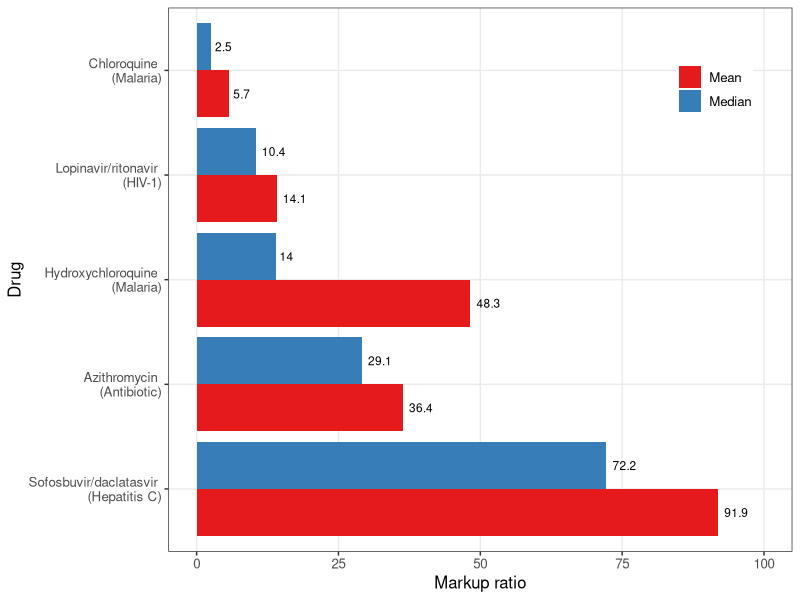
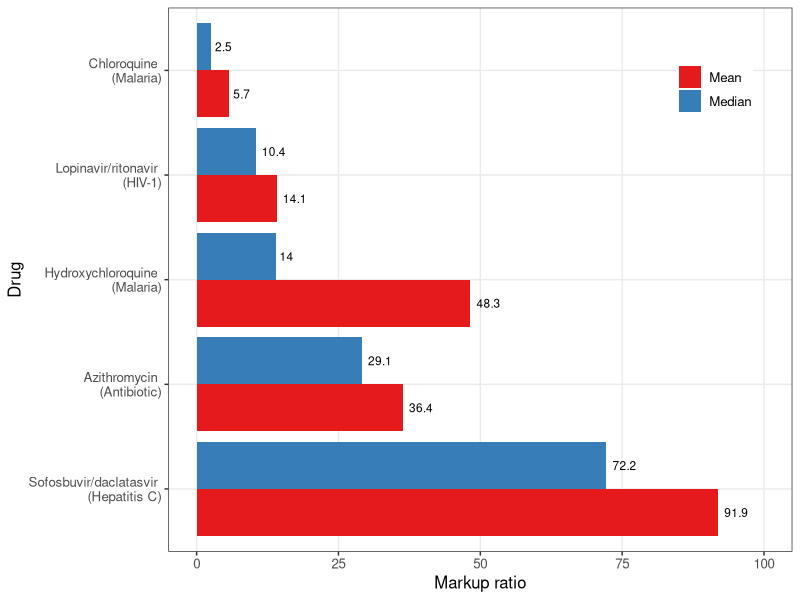

Write the R code that produced these figures, in order.
#' Scott Cohn
#' Markup Ratio Analysis
#' Paper: Minimum costs to manufacture new treatments for COVID-19
#' Authors: Andrew Hill, Junzheng Wang, Jacob Levi, Katie Heath, Joseph Fortunak
#' Journal: Journal of Virus Eradication 2020

# NOTE: List price (rounded to nearest USD$)

library(tidyverse)
library(plyr)

# Functions ---------------------------------------------------------------

estMarkup <- function(preTaxCost, tax, convRate){
  costAll = preTaxCost + (preTaxCost*convRate) + (preTaxCost*convRate*tax)
  
  return(costAll)
}

markupRatioFunc <- function(p, c){
  (p - c) / c
}

avg <- function(x) {
  c(mean = mean(x), median = median(x))
}

# Bowles Estimate ---------------------------------------------------------

tax = 0.27
preTaxCost = 18.01
convRate = 0.1

c_star = estMarkup(preTaxCost, tax, convRate)
print(c_star)

# Data Input --------------------------------------------------------------

## Lopinavir/ritonavir (lopRi)
# 14-day treatment course (400 mg once daily)

lopRi <- tibble(
  "drugID" = 1,
  "country" = c("USA_pharm", "USA_va", "SWE", "TUR", "GBR", "FRA", "IND", "CHN", "ZAF", "gloFund"),
  "cost_lopRi" = c(503, 349, 172, 149, 144, 97, 40, 17, 15, 9),
)

## Hydroxychloroquine (hyd)
# 14-day treatment course (400 mg once daily)

hyd <- tibble(
  "drugID" = 2,
  "country" = c("CHN", "USA_pharm", "MYS", "France", "GBR", "SWE", "BGD", "TUR", "USA_va", "IND"),
  "cost_hyd" = c(19, 18, 7, 5, 4, 3, 3, 3, 3, 2)
)

## Chloroquine (chl)
# 14-day treatment course (155 mg once daily)

chl <- tibble(
  "drugID" = 3,
  "country" = c("USA_pharm", "GBR", "CHN", "ZAF", "SWE", "MYS", "IND", "BGD"),
  "cost_chl" = c(93, 8, 5, 5, 4, 2, 1, 0.2)
)

## Azithromycin (azi)
# 14-day treatment course (500 mg once daily)

azi <- tibble(
  "drugID" = 4,
  "country" = c("USA_pharm", "FRA", "ZAF", "BRA", "USA_va", "SWE", "MYS", "GBR", "CHN", "BGD", "IND"),
  "cost_avi" = c(63, 44, 35, 19, 17, 16, 11, 11, 7, 5, 5)
)

## Sofosbuvir/daclatasvir (sofDa)
# 14-day treatment course (400/60 mg once daily)

sofDa <- tibble(
  "drugID" = 5,
  "country" = c("USA_va", "GBR", "FRA", "BRA", "BGD", "IND", "PAK"),
  "cost_sofDa" = c(18610, 7632, 4662, 4289, 166, 7, 6)
)

## Pirfenidone (pirf)
# 28-day treatment course (801 mg three times daily)

pirf <- tibble(
  "drugID" = 6,
  "country" = c("USA_pharm", "USA_va", "GBR", "ZAF", "FRA", "SWE", "TUR", "CHN", "BGD", "IND"),
  "cost_pirf" = c(9606, 6513, 2561, 2490, 2344, 2196, 1499, 1379, 124, 100)
)

## Tocilizumab (toc)
# Single IV dose (560 mg)

toc <- tibble(
  "drugID" = 7,
  "country" = c("USA_pharm", "CHN", "USA_va", "GBR", "IND", "BGD", "TUR", "EGY", "ZAF", "PAK"),
  "cost_toc" = c(3383, 1950, 1948, 914, 806, 690, 650, 606, 566, 510)
)

## General Estimates
# Single course
genEst <- tibble(
  "drugID" = seq(1:7),
  "drugName" = c("Lopinavir/ritonavir", "Hydroxychloroquine", "Chloroquine", "Azithromycin", "Sofosbuvir/daclatasvir", "Pirfenidone", "Tocilizumab"),
  "cost_genEst" = c(4, 1, 0.3, 1.4, 5, 31, NA)
)

## Combine Dataframes

df <- as_tibble(join_all(list(azi, chl, hyd, lopRi, pirf, sofDa, toc), 
  by = c('country', 'drugID'), type = 'full')
)

dfCost <- left_join(df, genEst, "drugID") %>% 
  gather(3:9, key = "drugKey", value = "drugCostByCountry") %>% 
  drop_na("drugCostByCountry") %>% 
  drop_na("cost_genEst") %>% 
  select("drugID", "drugName", "country", "cost_genEst", "drugCostByCountry")

# Markup ------------------------------------------------------------------

# cbind markup ratio
dfCost <- dfCost  %>% 
  cbind(markupRatio = round(markupRatioFunc(p = dfCost[['drugCostByCountry']], c = dfCost[['cost_genEst']]), digits = 2)) 

# find averages 
dfCostAvg <- as_tibble(cbind(drugID = unique(dfCost$drugID), 
  do.call(rbind, tapply(dfCost$markupRatio, dfCost$drugID, avg))))

# left join averages with dfCost by drugID
dfCostAvg <- left_join(dfCostAvg, dfCost, by = "drugID") %>% 
  gather(2:3, key = "avgType", value = "avgVal")

# Visual ------------------------------------------------------------------

# avg markup by drug across ALL countries

drugNames <- c("Sofosbuvir/daclatasvir", "Azithromycin", "Hydroxychloroquine", "Lopinavir/ritonavir", "Chloroquine")
drugNameDisease <- c("Sofosbuvir/daclatasvir \n (Hepatitis C)", 
                     "Azithromycin \n (Antibiotic)", 
                     "Hydroxychloroquine \n (Malaria)", 
                     "Lopinavir/ritonavir \n (HIV-1)", 
                     "Chloroquine \n (Malaria)")

dfCostAvg %>% 
  filter(drugID != 6) %>%
  mutate(drugName = factor(drugName, levels = drugNames)) %>%
  ggplot(aes(x = factor(drugName), y = avgVal, fill = avgType)) +
  geom_bar(stat = "identity", position = "dodge") +
  # scale_x_discrete(labels = str_wrap(drugNameDisease, width = 15)) + # auto-wrap (cluttered)
  scale_x_discrete(label = drugNameDisease) +
  scale_y_continuous(limits = c(0, 100)) +
  scale_fill_brewer(name = "", labels = c("Mean", "Median"), palette = "Set1") +
  labs(y = "Markup ratio", x = "Drug") +
  coord_flip() +
  geom_text(aes(label = round(avgVal, 1)), position = position_dodge(width = 0.9), hjust = -0.25, size = 3, check_overlap = TRUE) +
  theme_bw() +
  theme(legend.title = element_blank(),
        panel.grid.minor = element_blank(),
        text = element_text(size = 12),
        legend.position = c(.875, .85),
        legend.margin = margin(1, 1, 1, 1)) 

ggsave("avgMarkupAllCountries.pdf", width = 6, height = 3, units = "in")

# # markup by country
# dfCostAvg %>% 
#   filter(country == "USA_pharm") %>%
#   ggplot(aes(x = factor(drugName), y = markupRatio, fill = drugName)) +
#   geom_bar(stat = "identity", position = "dodge") + 
#   coord_flip() +
#   scale_fill_brewer(palette = "Set1") +
#   theme_bw()
# 
# ggsave("markupUSA_pharm.pdf", width = 6, height = 3, units = "in")
# 
# dfCostAvg %>% 
#   filter(country == "ZAF") %>%
#   ggplot(aes(x = factor(drugName), y = markupRatio, fill = drugName)) +
#   geom_bar(stat = "identity", position = "dodge") + 
#   coord_flip() +
#   scale_fill_brewer(palette = "Set1") +
#   theme_bw()
# 
# ggsave("markupZAF.pdf", width = 6, height = 3, units = "in")
